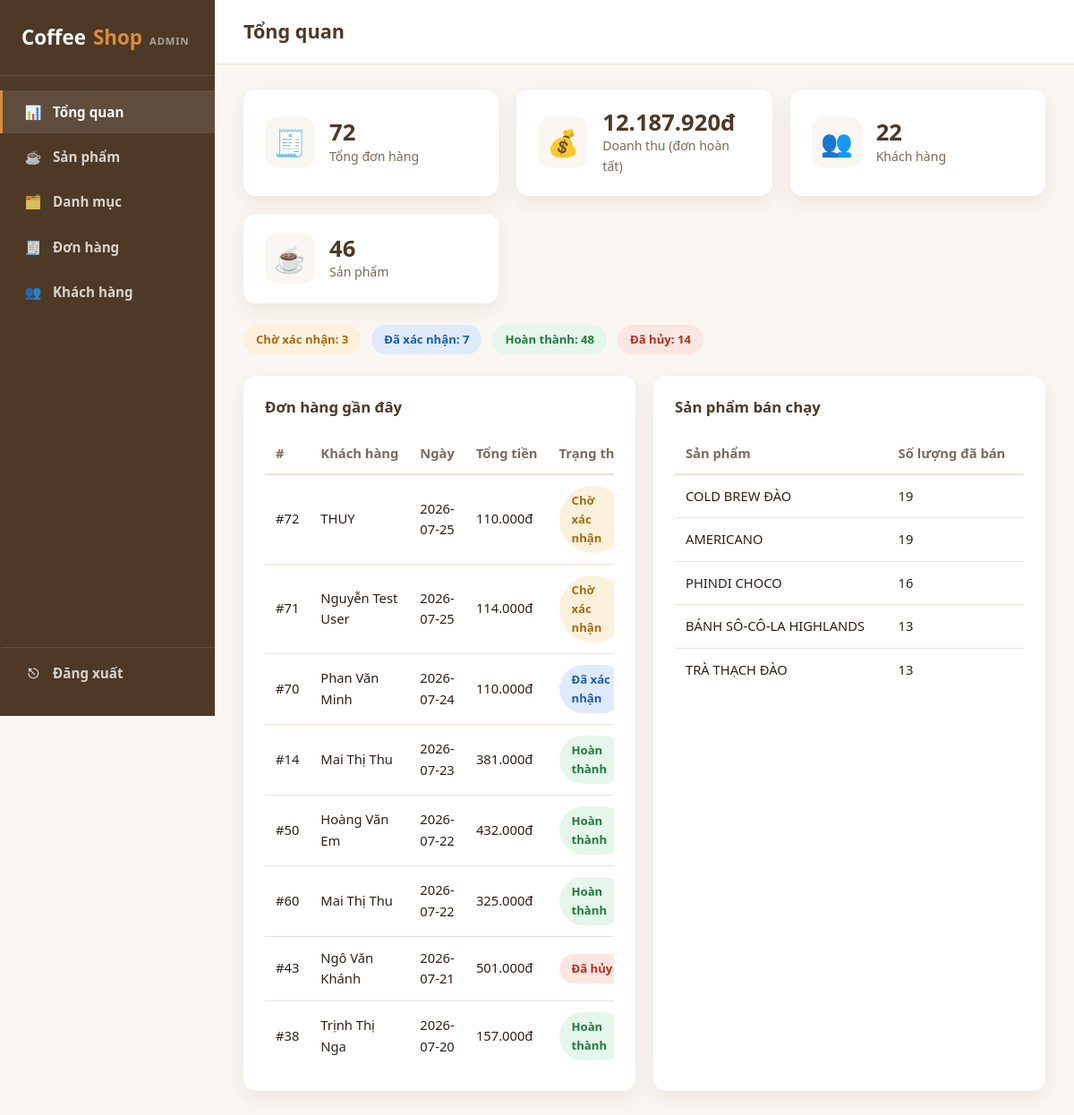
/admin/ (signed in), run on the app's committed database.
### tables this page shows
CREATE TABLE "order" (
            id INTEGER PRIMARY KEY AUTOINCREMENT,
            user_id INTEGER NOT NULL,
            status TEXT NOT NULL DEFAULT 'pending'
                CHECK (status IN ('pending', 'confirmed', 'completed', 'cancelled')),
            total_amount INTEGER NOT NULL DEFAULT 0,
            note TEXT,
            created_at TEXT NOT NULL,
            FOREIGN KEY (user_id) REFERENCES user (id)
        );

CREATE TABLE user (
    id INTEGER PRIMARY KEY AUTOINCREMENT,
    name TEXT NOT NULL,
    email TEXT NOT NULL UNIQUE,
    phone TEXT,
    created_at TEXT NOT NULL,
    is_admin INTEGER NOT NULL DEFAULT 0
, username TEXT, password_hash TEXT);

CREATE TABLE product (
    id INTEGER PRIMARY KEY,
    name TEXT NOT NULL,
    price INTEGER NOT NULL,
    image TEXT,
    description TEXT,
    published_date TEXT,
    category_id INTEGER NOT NULL,
    FOREIGN KEY (category_id) REFERENCES category (id)
);

### admin.py (the view)
@admin_bp.route("/")
@admin_required
def dashboard():
    db = get_db()
    total_orders = db.execute('SELECT COUNT(*) c FROM "order"').fetchone()["c"]
    revenue = db.execute(
        'SELECT COALESCE(SUM(total_amount), 0) r FROM "order" WHERE status = ?', ("completed",)
    ).fetchone()["r"]
    total_customers = db.execute("SELECT COUNT(*) c FROM user WHERE is_admin = 0").fetchone()["c"]
    total_products = db.execute("SELECT COUNT(*) c FROM product").fetchone()["c"]
    status_counts = {
        row["status"]: row["c"]
        for row in db.execute('SELECT status, COUNT(*) c FROM "order" GROUP BY status').fetchall()
    }
    recent_orders = db.execute(
        """SELECT o.id, o.status, o.total_amount, o.created_at, u.name AS customer_name
           FROM "order" o JOIN user u ON u.id = o.user_id
           ORDER BY o.created_at DESC LIMIT 8"""
    ).fetchall()
    top_products = db.execute(
        """SELECT p.name, SUM(oi.quantity) AS sold
           FROM order_item oi JOIN product p ON p.id = oi.product_id
           GROUP BY oi.product_id ORDER BY sold DESC LIMIT 5"""
    ).fetchall()
    return render_template(
        "admin/dashboard.html",
        active_page="dashboard",
        stats={
            "total_orders": total_orders,
            "revenue": revenue,
            "total_customers": total_customers,
            "total_products": total_products,
        },
        status_counts=status_counts,
        status_labels=STATUS_LABELS,
        recent_orders=recent_orders,
        top_products=top_products,
    )

### admin.py (called while the page is built)
def admin_required(view):
    @functools.wraps(view)
    def wrapped(*args, **kwargs):
        if not session.get("is_admin"):
            return redirect(url_for("admin.login", next=request.path))
        return view(*args, **kwargs)
    return wrapped

### app.py (called while the page is built)
@app.template_filter("currency")
def currency_filter(value):
    try:
        return f"{int(value):,}".replace(",", ".") + "đ"
    except (TypeError, ValueError):
        return value

@app.before_request
def load_current_customer():
    g.customer = None
    customer_id = session.get("customer_id")
    if customer_id:
        g.customer = get_db().execute(
            "SELECT * FROM user WHERE id = ?", (customer_id,)
        ).fetchone()

### database.py (called while the page is built)
def get_db():
    if "db" not in g:
        g.db = sqlite3.connect(DB_PATH)
        g.db.row_factory = sqlite3.Row
        g.db.execute("PRAGMA foreign_keys = ON")
    return g.db

### templates/admin/dashboard.html (shortened to what this page needs)
{% extends "admin/base.html" %}
{% block page_title %}Tổng quan{% endblock %}
{% block content %}
<div class="stat-grid">
  <div class="stat-card">
    <div class="stat-icon">🧾</div>
    <div class="stat-body">
      <div class="stat-value">{{ stats.total_orders }}</div>
      <div class="stat-label">Tổng đơn hàng</div>
    </div>
  </div>
  <div class="stat-card">
    <div class="stat-icon">💰</div>
    <div class="stat-body">
      <div class="stat-value">{{ stats.revenue|currency }}</div>
      <div class="stat-label">Doanh thu (đơn hoàn tất)</div>
    </div>
  </div>
  <div class="stat-card">
    <div class="stat-icon">👥</div>
    <div class="stat-body">
      <div class="stat-value">{{ stats.total_customers }}</div>
      <div class="stat-label">Khách hàng</div>
    </div>
  </div>
  <div class="stat-card">
    <div class="stat-icon">☕</div>
    <div class="stat-body">
      <div class="stat-value">{{ stats.total_products }}</div>
      <div class="stat-label">Sản phẩm</div>
    </div>
  </div>
</div>
<div class="status-summary">
  <span class="status-badge status-pending">Chờ xác nhận: {{ status_counts.get('pending', 0) }}</span>
  <span class="status-badge status-confirmed">Đã xác nhận: {{ status_counts.get('confirmed', 0) }}</span>
  <span class="status-badge status-completed">Hoàn thành: {{ status_counts.get('completed', 0) }}</span>
  <span class="status-badge status-cancelled">Đã hủy: {{ status_counts.get('cancelled', 0) }}</span>
</div>
<div class="admin-grid-2">
  <section class="admin-panel">
    <h2>Đơn hàng gần đây</h2>
    <div class="admin-table-wrap">
      <table class="admin-table">
        <thead>
          <tr><th>#</th><th>Khách hàng</th><th>Ngày</th><th>Tổng tiền</th><th>Trạng thái</th></tr>
        </thead>
        <tbody>
          {% for o in recent_orders %}
          <tr>
            <td>#{{ o.id }}</td>
            <td>{{ o.customer_name }}</td>
            <td>{{ o.created_at[:10] }}</td>
            <td>{{ o.total_amount|currency }}</td>
            <td><span class="status-badge status-{{ o.status }}">{{ status_labels[o.status] }}</span></td>
          </tr>
          {% else %}
          <tr><td colspan="5" class="empty-state">Chưa có đơn hàng nào.</td></tr>
          {% endfor %}
        </tbody>
      </table>
    </div>
  </section>
  <section class="admin-panel">
    <h2>Sản phẩm bán chạy</h2>
    <div class="admin-table-wrap">
      <table class="admin-table">
        <thead><tr><th>Sản phẩm</th><th>Số lượng đã bán</th></tr></thead>
        <tbody>
          {% for p in top_products %}
          <tr><td>{{ p.name }}</td><td>{{ p.sold }}</td></tr>
          {% else %}
          <tr><td colspan="2" class="empty-state">Chưa có dữ liệu.</td></tr>
          {% endfor %}
        </tbody>
      </table>
    </div>
  </section>
</div>
{% endblock %}

### static/css/style.css (style rules this page uses)
:root { --color-bg: #faf6f1; --color-surface: #ffffff; --color-primary: #6f4e37; --color-primary-dark: #4e3826; --color-accent: #d98c3f; --color-text: #2e2018; --color-text-muted: #7a6a5c; --color-border: #ece2d6; --radius: 14px; --shadow: 0 8px 24px rgba(60, 40, 20, 0.08); --shadow-hover: 0 14px 32px rgba(60, 40, 20, 0.14); --transition: 0.25s ease; --max-width: 1180px; }
* { box-sizing: border-box; }
html { scroll-behavior: smooth; }
body { margin: 0; font-family: "Segoe UI", "Helvetica Neue", Arial, sans-serif; background: var(--color-bg); color: var(--color-text); line-height: 1.6; }
.status-badge { display: inline-block; padding: 6px 14px; border-radius: 999px; font-size: 0.82rem; font-weight: 700; }
.status-pending { background: #fdf1dc; color: #a56a12; }
.status-confirmed { background: #dfeafc; color: #1a5fa8; }
.status-completed { background: #e5f6ea; color: #1e7a3c; }
.status-cancelled { background: #fbe6e2; color: #b3301c; }

### static/css/admin.css (style rules this page uses)
.admin-body { background: var(--color-bg); }
.stat-grid { display: grid; grid-template-columns: repeat(auto-fit, minmax(220px, 1fr)); gap: 20px; margin-bottom: 24px; }
.stat-card { background: var(--color-surface); border-radius: var(--radius); box-shadow: var(--shadow); padding: 22px 24px; display: flex; align-items: center; gap: 16px; }
.stat-icon { font-size: 1.8rem; width: 56px; height: 56px; display: flex; align-items: center; justify-content: center; border-radius: 14px; background: var(--color-bg); flex-shrink: 0; }
.stat-value { font-size: 1.6rem; font-weight: 800; color: var(--color-primary-dark); line-height: 1.2; }
.stat-label { color: var(--color-text-muted); font-size: 0.88rem; }
.status-summary { display: flex; gap: 12px; flex-wrap: wrap; margin-bottom: 24px; }
.status-badge { display: inline-block; padding: 6px 14px; border-radius: 999px; font-size: 0.82rem; font-weight: 700; }
.status-pending { background: #fdf1dc; color: #a56a12; }
.status-confirmed { background: #dfeafc; color: #1a5fa8; }
.status-completed { background: #e5f6ea; color: #1e7a3c; }
.status-cancelled { background: #fbe6e2; color: #b3301c; }
.admin-grid-2 { display: grid; grid-template-columns: repeat(auto-fit, minmax(360px, 1fr)); gap: 20px; }
.admin-panel { background: var(--color-surface); border-radius: var(--radius); box-shadow: var(--shadow); padding: 22px 24px; }
.admin-panel h2 { font-size: 1.05rem; color: var(--color-primary-dark); margin: 0 0 16px; }
.admin-table-wrap { overflow-x: auto; }
.admin-table { width: 100%; border-collapse: collapse; font-size: 0.92rem; }
.admin-table th { text-align: left; color: var(--color-text-muted); font-weight: 700; padding: 10px 12px; border-bottom: 2px solid var(--color-border); white-space: nowrap; }
.admin-table td { padding: 12px; border-bottom: 1px solid var(--color-border); vertical-align: middle; }
.admin-table tr:last-child td { border-bottom: none; }

### data on the page
order: id "72", customer_name "THUY", created_at "2026-07-25", total_amount "110.000đ", status "Chờ xác nhận"
order: id "71", customer_name "Nguyễn Test User", created_at "2026-07-25", total_amount "114.000đ", status "Chờ xác nhận"
order: id "70", customer_name "Phan Văn Minh", created_at "2026-07-24", total_amount "110.000đ", status "Đã xác nhận"
order: id "14", customer_name "Mai Thị Thu", created_at "2026-07-23", total_amount "381.000đ", status "Hoàn thành"
order: id "50", customer_name "Hoàng Văn Em", created_at "2026-07-22", total_amount "432.000đ", status "Hoàn thành"
order: id "60", customer_name "Mai Thị Thu", created_at "2026-07-22", total_amount "325.000đ", status "Hoàn thành"
order: id "43", customer_name "Ngô Văn Khánh", created_at "2026-07-21", total_amount "501.000đ", status "Đã hủy"
order: id "38", customer_name "Trịnh Thị Nga", created_at "2026-07-20", total_amount "157.000đ", status "Hoàn thành"
product: name "COLD BREW ĐÀO", sold "19"
product: name "AMERICANO", sold "19"
product: name "PHINDI CHOCO", sold "16"
product: name "BÁNH SÔ-CÔ-LA HIGHLANDS", sold "13"
product: name "TRÀ THẠCH ĐÀO", sold "13"

### other printed values
{{ stats.total_orders }} "72"
{{ stats.revenue|currency }} "12.187.920đ"
{{ stats.total_customers }} "22"
{{ stats.total_products }} "46"
{{ status_counts.get('pending', 0) }} "3"
{{ status_counts.get('confirmed', 0) }} "7"
{{ status_counts.get('completed', 0) }} "48"
{{ status_counts.get('cancelled', 0) }} "14"
